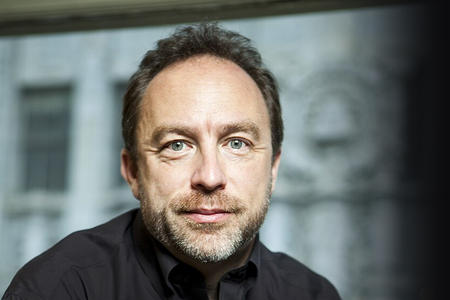
#> input picture instances/divided-world/ui/jimmy-wails/plates/black-shirt.png, 450 x 300 px, given in place of jimmy_wales_july_2010_2.jpg, which was not available
$ python make.py . blue-shirt.png
#> lines starting #> are read from the running program, lines starting #| are printed output that depends on the picture
"""
Jimmy Wails's later plates, made from their photographs (CREDITS.md names each one and its license).

    python3 make.py <folder of sources> <folder to write into>

A source is the photograph's 960-pixel-wide rendering from Wikimedia Commons, saved under the name PLATES gives it. Each plate is a crop
scaled to 300 pixels high, with the edge beside its words faded into the ground the words sit on, as the Wikimedia Foundation's own
banners faded theirs. A plate whose words sit to the picture's left carries that ground in the file; one whose words sit to its right
gets a panel from plates.ts. The script prints each plate's size and, for a box given in BOXES, the darkest and lightest color under
it, which plates.ts records as `boxRange`.

The first three plates (blue-shirt, close-up, dark-logo) were not made here: they are the Foundation's banners with the text painted out.
"""
import sys
from PIL import Image

HEIGHT = 300
WHITE = (255, 255, 255)
NIGHT = (12, 12, 14)

# key: (source file, crop box in the source's pixels, ground color or None to sample it, where the ground goes, its width, the fade's width)
PLATES = {
    'black-shirt': ('jimmy_wales_july_2010_2.jpg', (60, 40, 900, 600), NIGHT, 'right', 0, 150),
    'gray-jacket': ('jimmy_wales_july_2010_3.jpg', (90, 60, 930, 620), WHITE, 'right', 0, 150),
    'looking-away': ('jimmy_wales_july_2010_5.jpg', (150, 10, 900, 510), WHITE, 'left', 350, 170),
    'red-wall': ('jimmy_wales_july_2010_6.jpg', (0, 30, 960, 470), WHITE, 'left', 260, 210),
    'full-length': ('jimmy_wales_july_2010_7.jpg', (0, 0, 960, 640), NIGHT, 'right', 0, 130),
    'pinstripe': ('jimmy_wales_fundraiser_appeal.jpg', (0, 190, 960, 990), None, 'left', 350, 90),
}
# The words' boxes inside a plate's own file, as plates.ts has them, for the plates whose ground is in the file.
BOXES = {'looking-away': (30, 20, 330, 260), 'red-wall': (24, 20, 300, 260), 'pinstripe': (30, 20, 320, 260)}


def luminance(c):
    def lin(v):
        v /= 255
        return v / 12.92 if v <= 0.03928 else ((v + 0.055) / 1.055) ** 2.4
    return 0.2126 * lin(c[0]) + 0.7152 * lin(c[1]) + 0.0722 * lin(c[2])


def mix(a, b, t):
    return tuple(round(a[i] + (b[i] - a[i]) * t) for i in range(3))


def make(key, sources):
#> called with key = 'black-shirt', sources = '.'
    name, crop, ground, side, ground_width, fade = PLATES[key]
    photo = Image.open(f'{sources}/{name}').convert('RGB').crop(crop)
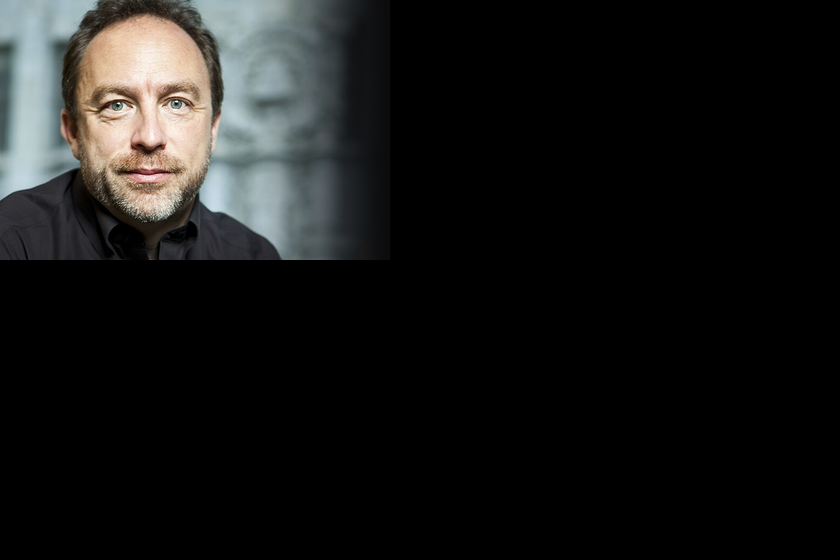
#> photo: PIL image 840x560 RGB; mean R, G, B 23.6, 23.8, 23
    photo = photo.resize((round(photo.width * HEIGHT / photo.height), HEIGHT), Image.LANCZOS)
#> photo: PIL image 450x300 RGB
    if ground is None:
        # The backdrop's own color, from the strip the fade starts at.
        strip = photo.crop((0, 0, 12, HEIGHT)).resize((1, 1), Image.BOX)
        ground = strip.getpixel((0, 0))
    px = photo.load()
    for i in range(fade):
        t = 1 - i / fade
        x = i if side == 'left' else photo.width - 1 - i
        for y in range(HEIGHT):
            px[x, y] = mix(px[x, y], ground, t * t * (3 - 2 * t))
    plate = Image.new('RGB', (photo.width + ground_width, HEIGHT), ground)
    plate.paste(photo, (ground_width if side == 'left' else 0, 0))
    return plate, ground


def main():
    sources, out = sys.argv[1], sys.argv[2]
    for key in PLATES:
        plate, ground = make(key, sources)
#> ground = (12, 12, 14)
        plate.save(f'{out}/{key}.png', optimize=True)
        line = f'{key}: {plate.width} x {plate.height}, ground #{ground[0]:02x}{ground[1]:02x}{ground[2]:02x}'
#> line = 'black-shirt: 450 x 300, ground #0c0c0e'
        if key in BOXES:
            x, y, w, h = BOXES[key]
            colors = sorted({plate.getpixel((i, j)) for i in range(x, x + w) for j in range(y, y + h)}, key=luminance)
            line += ', under the box #%02x%02x%02x to #%02x%02x%02x' % (*colors[0], *colors[-1])
        print(line)
#| black-shirt: 450 x 300, ground #0c0c0e
#> pass 2 of the loop in main, `for key in PLATES:`:
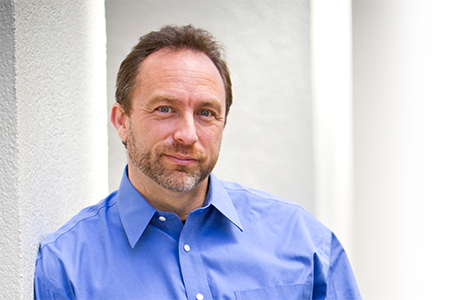
#> input picture instances/divided-world/ui/jimmy-wails/plates/blue-shirt.png, 450 x 300 px, given in place of jimmy_wales_july_2010_3.jpg, which was not available
#> in make (call 2), `photo = Image.open(f'{sources}/{name}').convert('RGB').crop(crop)`:
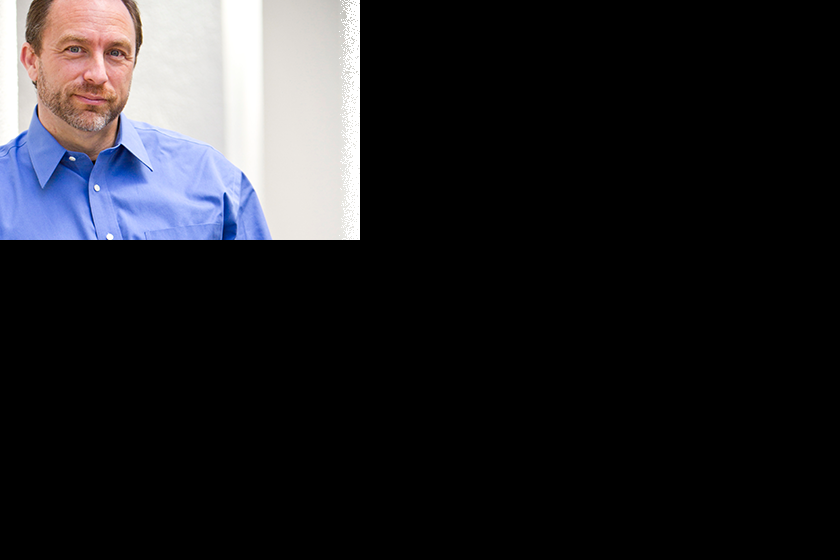
#> photo: PIL image 840x560 RGB; mean R, G, B 35.8, 35.4, 38.6
#> in make (call 2), `plate.paste(photo, (ground_width if side == 'left' else 0, 0))`:
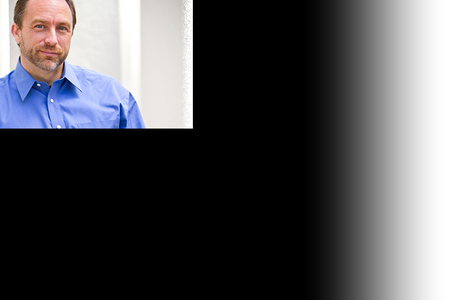
#> photo: PIL image 450x300 RGB; mean R, G, B 78.6, 78.1, 81.4
#> ground = (255, 255, 255)
#> line = 'gray-jacket: 450 x 300, ground #ffffff'
#| gray-jacket: 450 x 300, ground #ffffff


if __name__ == '__main__':
#> (the run stopped early here; a loop or call above may not have finished)
